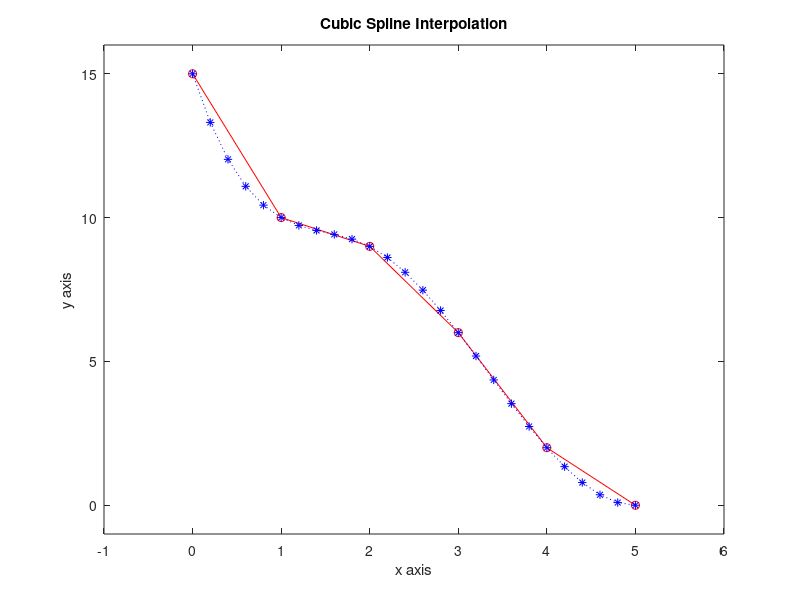

The MATLAB source for this figure:
x= 0:5;
y= [15, 10, 9, 6, 2,0];

newx= 0:0.2:5;
newy= interp1(x,y,newx,'spline');

plot(x,y,'-ro',newx,newy,':b*');
axis([-1,6,-1,16]);
title('Cubic Spline Interpolation');
xlabel('x axis'),ylabel('y axis');
